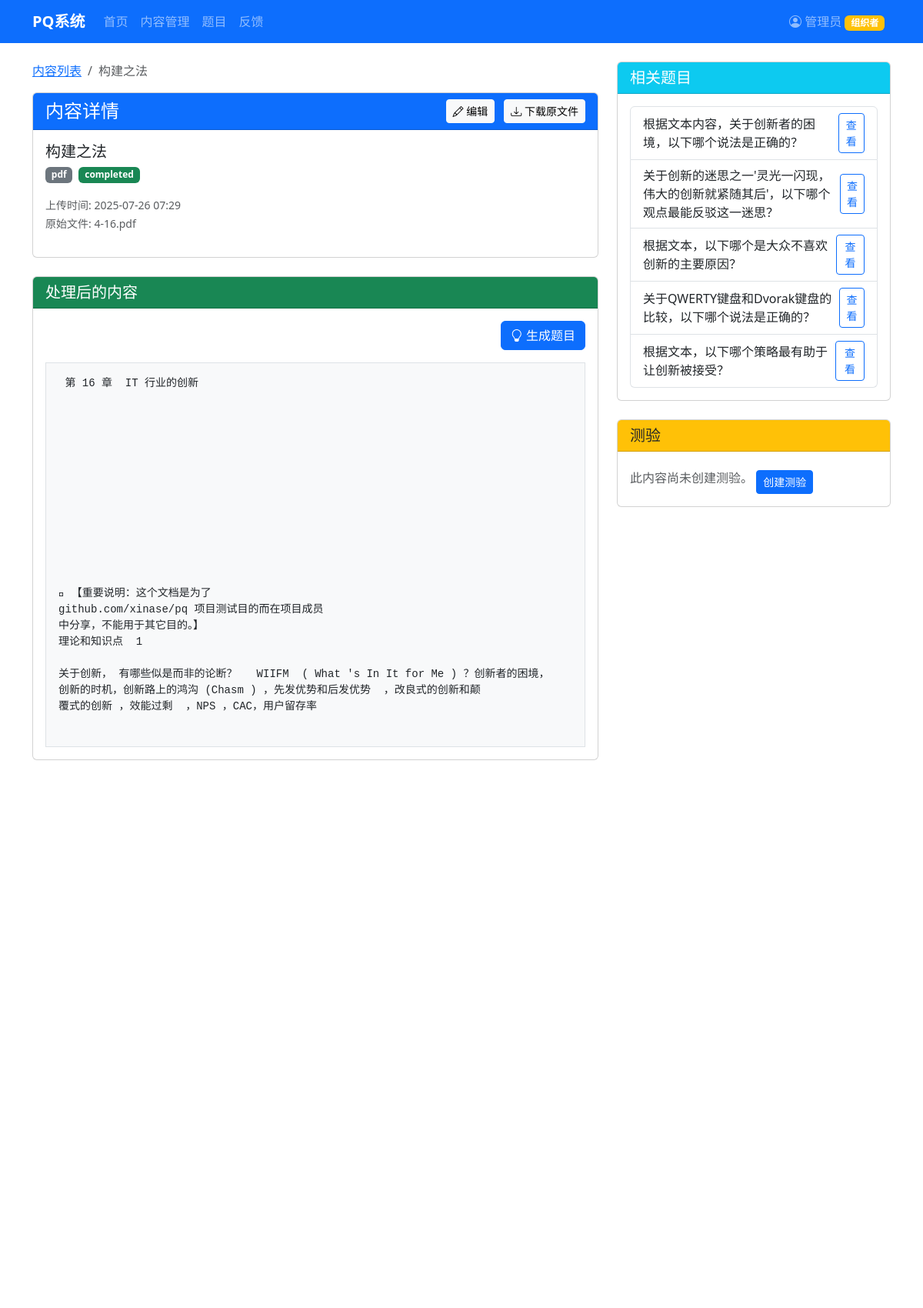
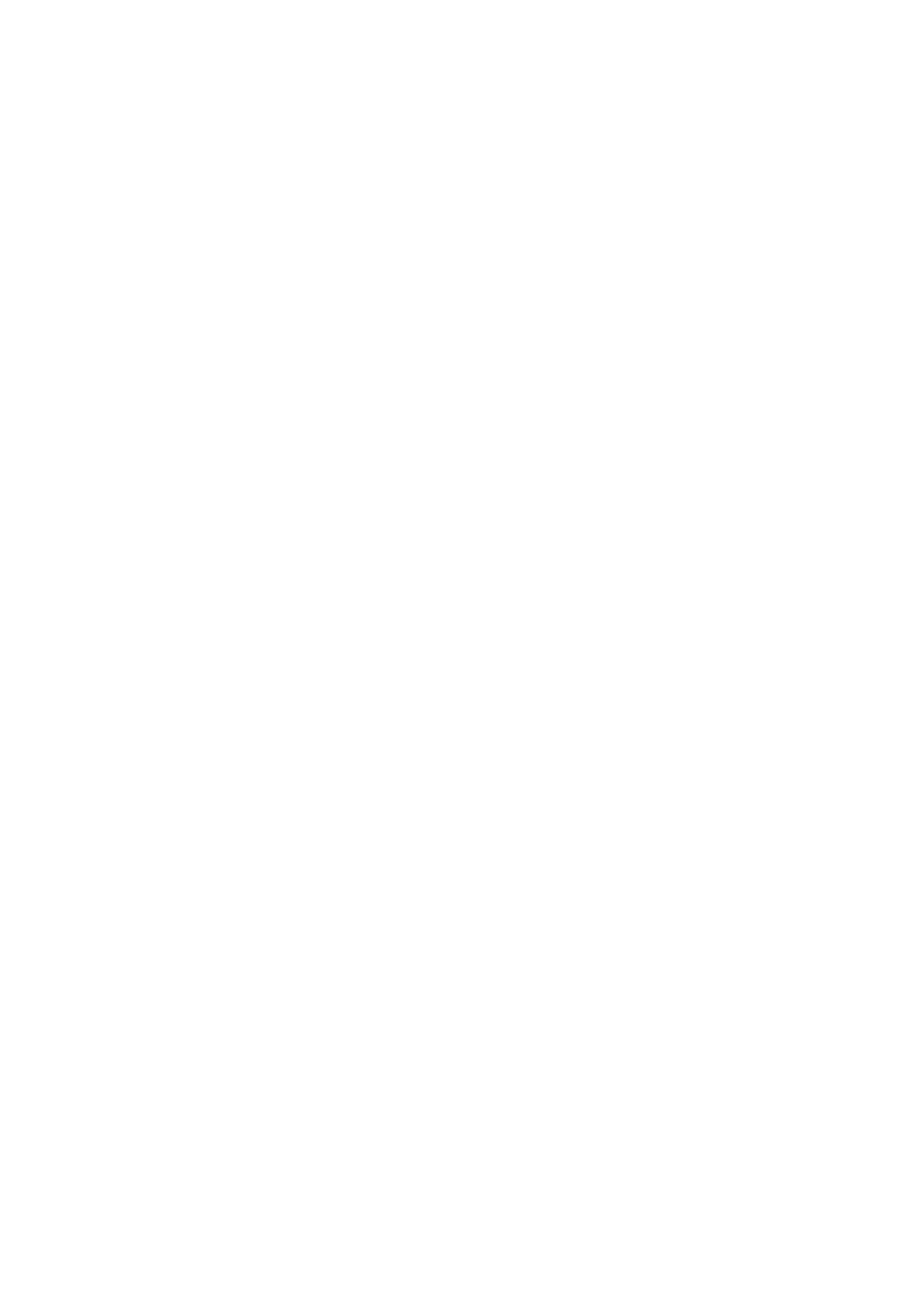
Screenshot of /content/24 (signed in, upper part) with the database file from the repository (2 pictures, top to bottom).
### app/models/content.py (models this page shows, shortened)
class Content(db.Model):
    id = db.Column(db.Integer, primary_key=True)
    title = db.Column(db.String(100), nullable=False)
    description = db.Column(db.Text)
    creator_id = db.Column(db.Integer, db.ForeignKey('user.id'), nullable=False)
    content_type = db.Column(db.String(20), nullable=False)  # 'text', 'ppt', 'pdf', 'audio', 'video'
    original_filename = db.Column(db.String(100))
    file_path = db.Column(db.String(255))
    processed_text = db.Column(db.Text)  # 处理后的文本内容
    processing_status = db.Column(db.String(20), default='pending')  # 'pending', 'processing', 'completed', 'failed'
    processing_error = db.Column(db.Text)  # 处理过程中的错误信息
    created_at = db.Column(db.DateTime, default=datetime.utcnow)
    updated_at = db.Column(db.DateTime, default=datetime.utcnow, onupdate=datetime.utcnow)
    questions = db.relationship('Question', backref='content', lazy='dynamic')
    quizzes = db.relationship('Quiz', backref='content', lazy='dynamic')

### app/models/question.py (models this page shows, shortened)
class Question(db.Model):
    id = db.Column(db.Integer, primary_key=True)
    content_id = db.Column(db.Integer, db.ForeignKey('content.id'), nullable=False)
    text = db.Column(db.Text, nullable=False)
    explanation = db.Column(db.Text)  # 题目解析
    difficulty = db.Column(db.String(20), default='medium')  # 'easy', 'medium', 'hard'
    quality_score = db.Column(db.Float, default=0.0)  # AI评估的题目质量分数
    feedback_score = db.Column(db.Float, default=0.0)  # 用户评分的平均分数
    generated_by = db.Column(db.String(50), default='ai')  # 'ai' or 'human'
    created_at = db.Column(db.DateTime, default=datetime.utcnow)
    updated_at = db.Column(db.DateTime, default=datetime.utcnow, onupdate=datetime.utcnow)
    options = db.relationship('Option', backref='question', cascade="all, delete-orphan", lazy='dynamic')
    discussions = db.relationship('Discussion', backref='question', lazy='dynamic')

### app/routes/content.py (the view)
@content_bp.route('/<int:id>')
def view(id):
    content = Content.query.get_or_404(id)
    return render_template('content/view.html', content=content)

### main.py (called while the page is built)
@app.before_request
def check_auto_login():
    g.auto_login_done = session.get('auto_login_done', False)

### app/templates/content/view.html (shortened to what this page needs)
{% extends 'base.html' %}
{% block content %}
<div class="container mt-4">
    <div class="row">
        <div class="col-md-8">
            <nav aria-label="breadcrumb">
                <ol class="breadcrumb">
                    <li class="breadcrumb-item"><a href="{{ url_for('content.index') }}">内容列表</a></li>
                    <li class="breadcrumb-item active">{{ content.title }}</li>
                </ol>
            </nav>
            <div class="card mb-4">
                <div class="card-header bg-primary text-white d-flex justify-content-between align-items-center">
                    <h4 class="mb-0">内容详情</h4>
                    <div>
                        <a href="{{ url_for('content.edit', id=content.id) }}" class="btn btn-sm btn-light me-2">
                            <i class="bi bi-pencil"></i> 编辑
                        </a>
                        <a href="{{ url_for('content.download', id=content.id) }}" class="btn btn-sm btn-light">
                            <i class="bi bi-download"></i> 下载原文件
                        </a>
                    </div>
                </div>
                <div class="card-body">
                    <h5 class="card-title">{{ content.title }}</h5>
                    <div class="d-flex mb-3">
                        <span class="badge bg-secondary me-2">{{ content.content_type }}</span>
                        <span class="badge {% if content.processing_status == 'completed' %}bg-success{% elif content.processing_status == 'failed' %}bg-danger{% else %}bg-warning{% endif %}">
                            {{ content.processing_status }}
                        </span>
                    </div>
                    <div class="mb-3">
                        <small class="text-muted">
                            上传时间: {{ content.created_at.strftime('%Y-%m-%d %H:%M') }}<br>
                            原始文件: {{ content.original_filename }}
                        </small>
                    </div>
                </div>
            </div>
            {% if content.processing_status == 'completed' %}
            <div class="card">
                <div class="card-header bg-success text-white">
                    <h5 class="mb-0">处理后的内容</h5>
                </div>
                <div class="card-body">
                    <div class="mb-3">
                        <div class="d-grid gap-2 d-md-flex justify-content-md-end">
                            <a href="{{ url_for('questions.generate', content_id=content.id) }}" class="btn btn-primary">
                                <i class="bi bi-lightbulb"></i> 生成题目
                            </a>
                        </div>
                    </div>
                    <div class="border p-3 bg-light" style="max-height: 500px; overflow-y: auto;">
                        <pre class="mb-0" style="white-space: pre-wrap;">{{ content.processed_text }}</pre>
                    </div>
                </div>
            </div>
            {% endif %}
        </div>
        <div class="col-md-4">
            <div class="card mb-4">
                <div class="card-header bg-info text-white">
                    <h5 class="mb-0">相关题目</h5>
                </div>
                <div class="card-body">
                    {% set questions = content.questions.all() %}
                    {% if questions %}
                    <ul class="list-group">
                        {% for question in questions %}
                        <li class="list-group-item d-flex justify-content-between align-items-center">
                            <div>{{ question.text|truncate(50) }}</div>
                            <a href="{{ url_for('questions.view', id=question.id) }}" class="btn btn-sm btn-outline-primary">查看</a>
                        </li>
                        {% endfor %}
                    </ul>
                    {% endif %}
                </div>
            </div>
            <div class="card">
                <div class="card-header bg-warning text-dark">
                    <h5 class="mb-0">测验</h5>
                </div>
                <div class="card-body">
                    {% set quizzes = content.quizzes.all() %}
                    {% if quizzes %}
                    <ul class="list-group">
                        {% for quiz in quizzes %}
                        <li class="list-group-item d-flex justify-content-between align-items-center">
                            <div>{{ quiz.title }}</div>
                            <a href="{{ url_for('quizzes.view', id=quiz.id) }}" class="btn btn-sm btn-outline-primary">查看</a>
                        </li>
                        {% endfor %}
                    </ul>
                    {% else %}
                    <p class="card-text text-muted">
                        此内容尚未创建测验。
                        {% if content.questions.count() > 0 %}
                        <a href="{{ url_for('quizzes.create', content_id=content.id) }}" class="btn btn-sm btn-primary mt-2">创建测验</a>
                        {% endif %}
                    </p>
                    {% endif %}
                </div>
            </div>
        </div>
    </div>
</div>
{% endblock %}

### app/templates/base.html (style rules this page uses)
body { min-height: 100vh; display: flex; flex-direction: column; }

### rows the page displays
Content: title "构建之法", content_type "pdf", processing_status "completed", created_at "2025-07-26 07:29", original_filename "4-16.pdf", processed_text "第 16 章 IT 行业的创新  【重要说明：这个文档是为了 github.com/xinase/pq 项目测试目的而在项目成员 中分享，不能用于其它目的。】 理论和知识点 1 关于创新， 有哪些似是而非的论断？ WIIFM ( What 's In It for Me ) ？创新者的困境， 创新的时机，创新路上的鸿沟 (Chasm ) ，先发优势和后发优势 ，改良式的创新和颠 覆式的创新 ，效能过剩 ，NPS ，CAC，用户留存率…"
Question: text "根据文本内容，关于创新者的困境，以下哪个说法是正确的？"
Question: text "关于创新的迷思之一'灵光一闪现，伟大的创新就紧随其后'，以下哪个观点最能反驳这一迷思？"
Question: text "根据文本，以下哪个是大众不喜欢创新的主要原因？"
Question: text "关于QWERTY键盘和Dvorak键盘的比较，以下哪个说法是正确的？"
Question: text "根据文本，以下哪个策略最有助于让创新被接受？"
